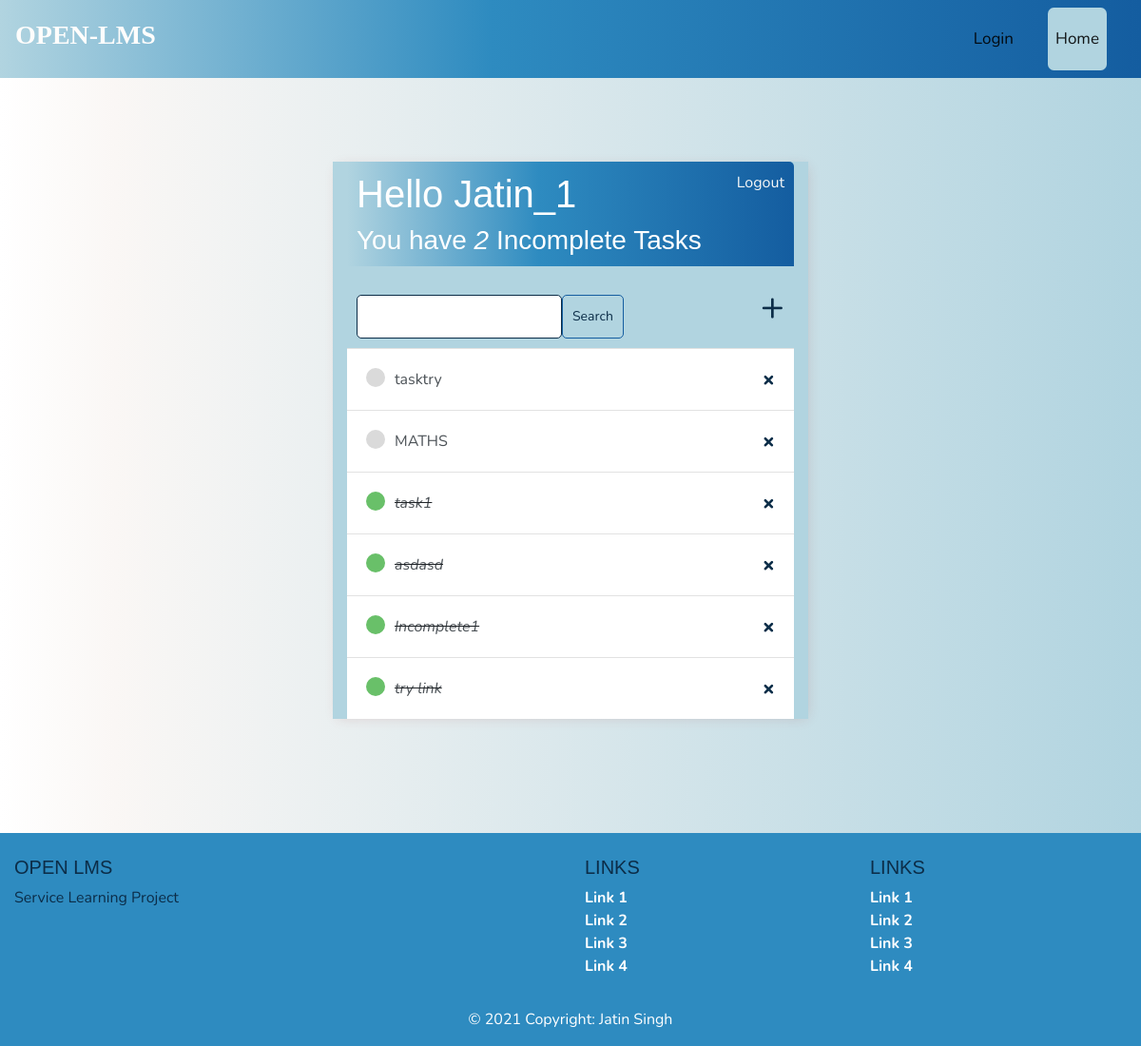
Screenshot of / (signed in) with the database file from the repository.
### base/models.py (models this page shows)
class Task(models.Model):
    user = models.ForeignKey(User, on_delete=models.SET_NULL,null=True,blank=True)
    title = models.CharField(max_length=200)
    link = models.CharField(null=True,max_length=200)
    description = models.TextField(null=True,blank=True)
    complete = models.BooleanField(default=False)
    created = models.DateTimeField(auto_now_add=True)
    def __str__(self):
        return self.title
    class Meta:
        ordering = ['complete']

### base/views.py (the view)
# urls.py: path('', TaskList.as_view(), name='tasks'),
class TaskList(LoginRequiredMixin,ListView):
    model = Task
    context_object_name = 'tasks'
    def get_context_data(self, **kwargs):
        context = super().get_context_data(**kwargs)
        context['tasks']=context['tasks'].filter(user=self.request.user)
        context['count']=context['tasks'].filter(complete=False).count()
        search_input = self.request.GET.get('search-area') or ''
        if search_input:
            context['tasks']=context['tasks'].filter(title__startswith=search_input)
        context['search_input']=search_input
        return context

### base/templates/base/task_list.html
{% extends 'base/main.html' %}
{% block content %}
<div class="header-bar">
<div>
    <h1>Hello {{request.user|title}}</h1>
    <h3 style="margin: 0;">You have <i>{{count}}</i> Incomplete Task{{count|pluralize:"s"}}</h3>
</div>
{% if request.user.is_authenticated %}
<a href="{% url 'logout' %}">Logout</a>
{% else %}
<a href="{% url 'login' %}">Login</a>
{% endif %}
</div>
<div id="search-add-wrapper">
    <form method="GET" style="margin-top: 20px;display: flex;">
        <input type='text' name='search-area' value="{{search_input}}">
        <input class="button" type="submit" value='Search'>
    </form>
    <a id="add-link" href="{% url 'task-create' %}">&#x2b;</a>
</div>
    <div class="task-items-wrapper">
        {% for task in tasks %}
        <div class="task-wrapper">
            {% if task.complete %}
                <div class="task-title">
                    <div class="task-complete-icon"></div>
                    <i><s><a href="{% url 'task-update' task.id %}">{{task}}</a></s></i>
                </div>
            {% else %}
            <div class="task-title">
                <div class="task-incomplete-icon"></div>
                <a href="{% url 'task-update' task.id %}">{{task}}</a>
            </div>
            {% endif  %}
            <a class="delete-link" href="{% url 'task-delete' task.id %}">&#215;</a>
        </div>
        {% empty %}
        <h3>No Items In The list<h3>
        {% endfor %}
    </div>
{% endblock content %}

### base/templates/base/main.html (style rules this page uses)
body { background: linear-gradient(90deg, white 0%,#faf7f5 10%, #B1D4E0 100%); font-family: 'Nunito', sans-serif; padding-top: 50px; }
h1, h2, h3, h4, h5 { font-family: 'Raleway', sans-serif; }
.header-bar { display: flex; justify-content: space-between; color: #fff; padding: 10px; border-radius: 5px 5px 0 0; background: linear-gradient(90deg, #B1D4E0 0%, #2E8BC0 43%,#145DA0 100%, #0C2D48 10%); }
.header-bar a { color: rgb(246, 247, 247); text-decoration: none; }
.task-wrapper { display: flex; align-items: center; justify-content: space-between; padding: 20px; background-color: #fff; border-top: 1px solid rgb(226, 226, 226); }
.task-title { display: flex; }
.task-title a { text-decoration: none; color: #4b5156; margin-left: 10px; }
.task-complete-icon { height: 20px; width: 20px; background-color: rgb(105, 192, 105); border-radius: 50%; }
.task-incomplete-icon { height: 20px; width: 20px; background-color: rgb(218, 218, 218); border-radius: 50%; }
.delete-link { text-decoration: none; font-weight: 900; color: #0C2D48; font-size: 22px; line-height: 0; }
#search-add-wrapper { display: flex; justify-content: space-between; align-items: center; padding: 10px; }
#add-link { color: #0C2D48; text-decoration: none; font-size: 42px; text-shadow: 1px 1px #B1D4E0; }
input[type=text], input[type=password], textarea { border: 1px solid #0C2D48; border-radius: 5px; padding: 10px; width: 90%; }
.button { border: 1px solid #145DA0; background-color: #B1D4E0; color: #0C2D48; padding: 10px; font-size: 14px; border-radius: 5px; cursor: pointer; text-decoration: none; }

### rows the page displays
Task: title "tasktry"
Task: title "MATHS"
Task: title "task1"
Task: title "asdasd"
Task: title "Incomplete1"
Task: title "try link"

### other values shown
{{ request.user|title }} "Jatin_1"
{{ count }} "2"
